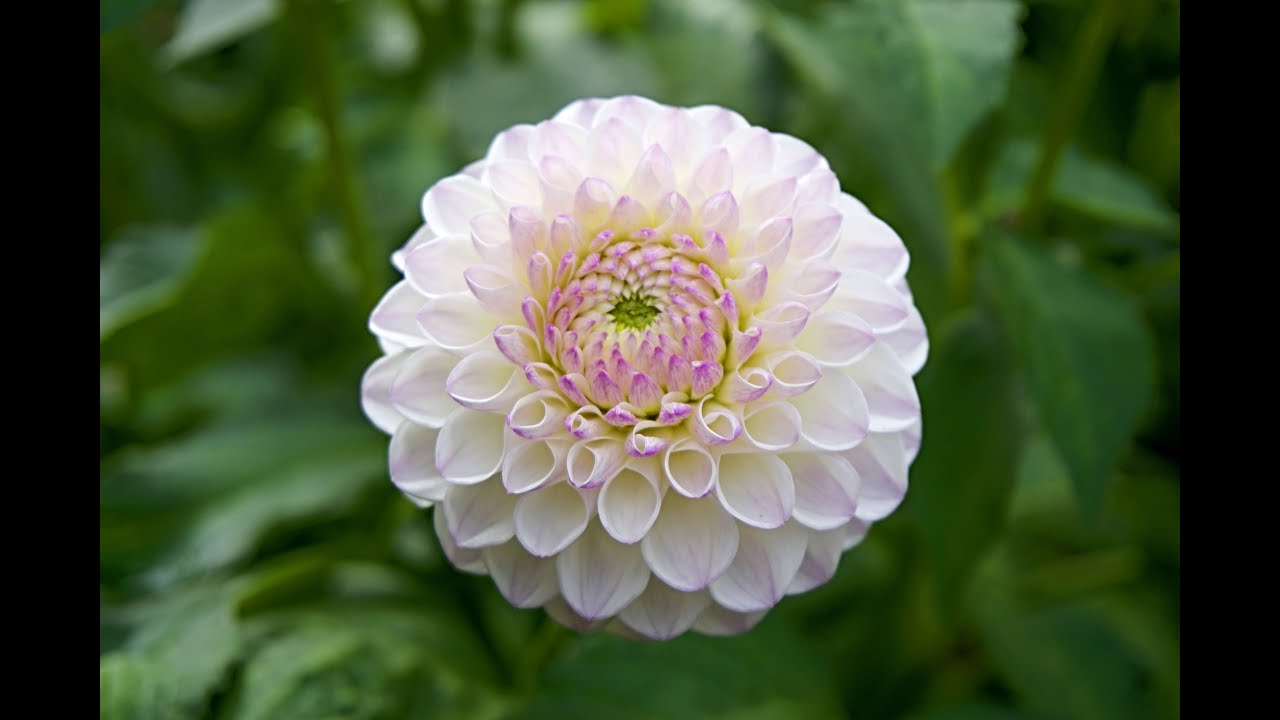
#> input picture COIS 1400H/Labs/flower.png, 1280 x 720 px
$ python ImageProcessingLab.py
#> lines starting #> are read from the running program, lines starting #| are printed output that depends on the picture
# Punyaja Mishra
# 066001
# Lab5: Image Processing Lab

##### PART 1: Converting an image to Black and White and Grayscale
# get the r,g,b values for each pixel - done by using height & width of image image[height, width, p]
# where p  is the r,g,b value - 0 for red, 1 for green & 2 for blue
# calculate average and set the r,g,b values to average

##### PART 2: Inverting an image


import matplotlib.pyplot
import numpy as np
from PIL import Image, ImageOps


myImage = matplotlib.pyplot.imread('flower.png')
#> myImage is the input picture: shape (720, 1280, 4) float32; mean R, G, B, A 0.305, 0.36, 0.244, 1

#getting the size of an image
height=myImage.shape[0]
#> height = 720
width=myImage.shape[1]
#> width = 1280

#going over the 2D array to eb able to access each pixel
for x in range(0, height-1):
    for y in range(0,width-1):
        # getting the RGB for each pixel
        r = myImage[x,y,0]
        g = myImage[x,y,1]
        b = myImage[x,y,2]
        #calculating average to convert to grayscale
        avg = (r+g+b)/3
        # setting the rgb values for each pixel to the new avg value
        myImage[x,y,0] = avg
        myImage[x,y,1] = avg
        myImage[x,y,2] = avg
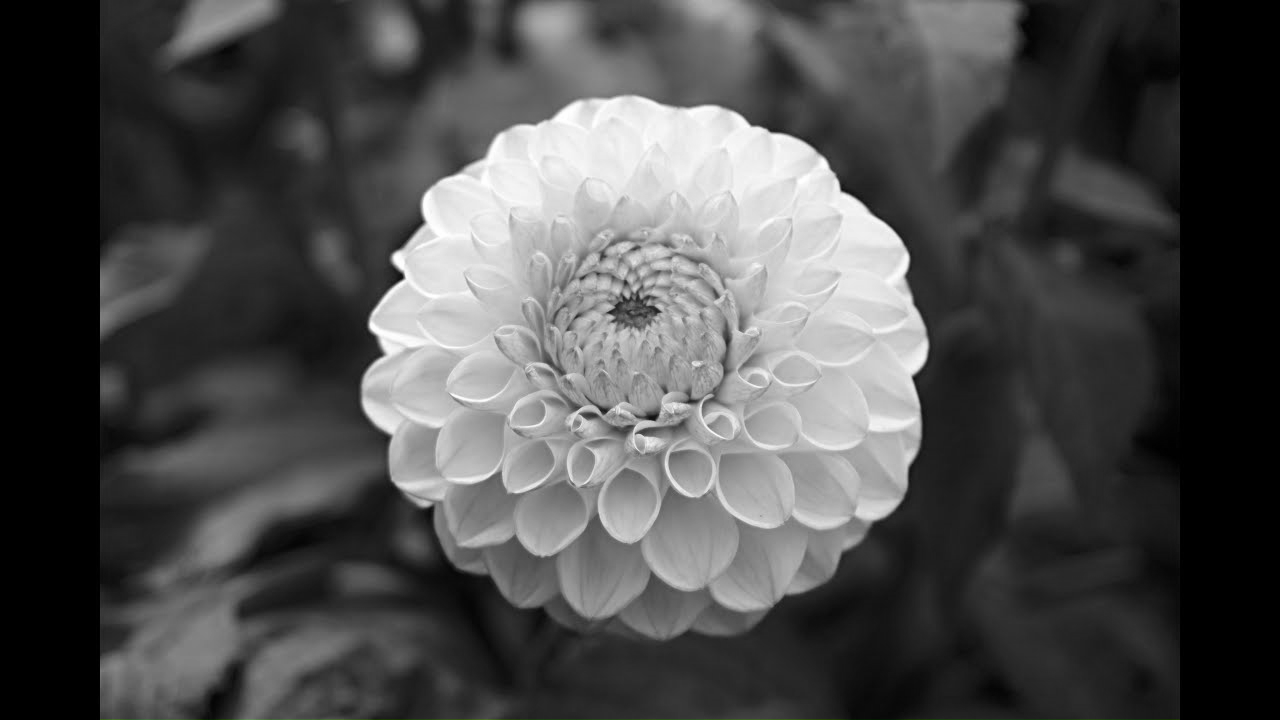
#> myImage: shape (720, 1280, 4) float32; mean R, G, B, A 0.303, 0.303, 0.303, 1

# printing the grayscale image
imgplot = matplotlib.pyplot.imshow(myImage)
matplotlib.pyplot.show()


# Part 2
# since it has to be inverted and it is a numpy array so we cannot use invert function directly

#convert the image from numpy array using from array
tempImage = myImage*255
tempImage = tempImage.astype(np.uint8)
testImage = Image.fromarray(tempImage)

# converting image into supported mode - 'RGB' & inverting
invertedImage = ImageOps.invert(testImage.convert('RGB') )
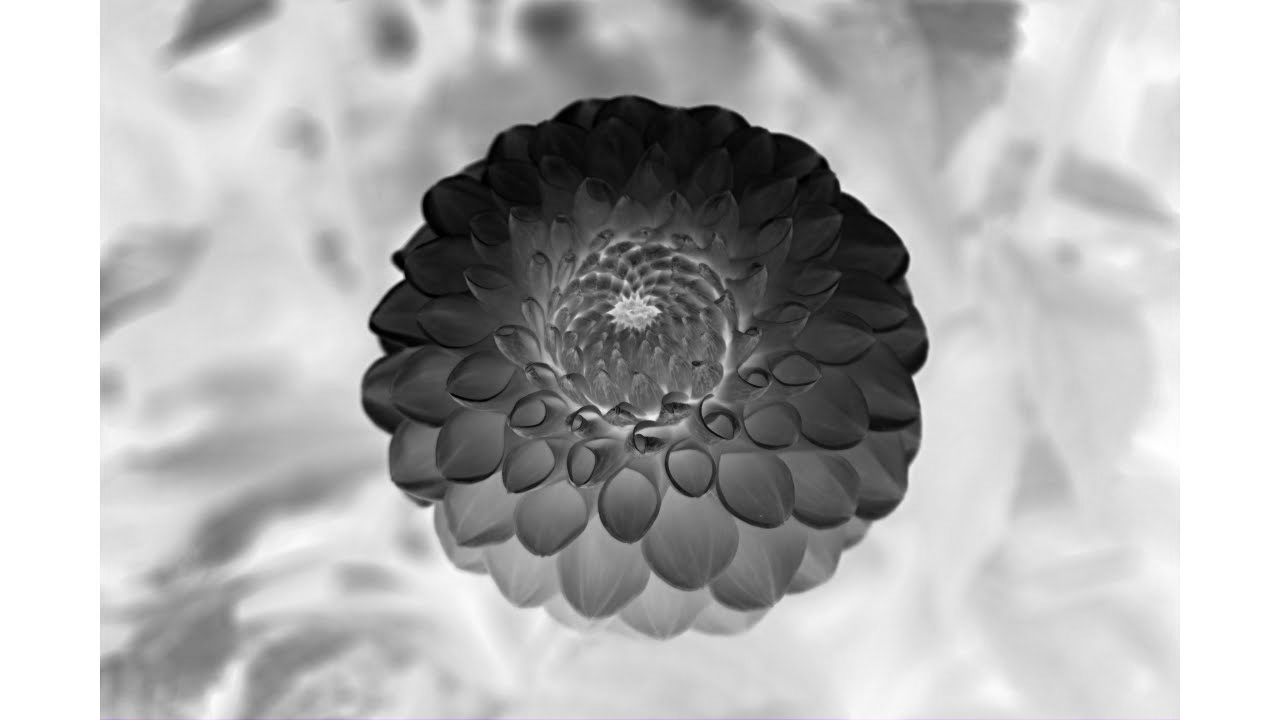
#> invertedImage: PIL image 1280x720 RGB; mean R, G, B 178, 178, 178.1

#printing the image
imgplot = matplotlib.pyplot.imshow(invertedImage)
matplotlib.pyplot.show()
